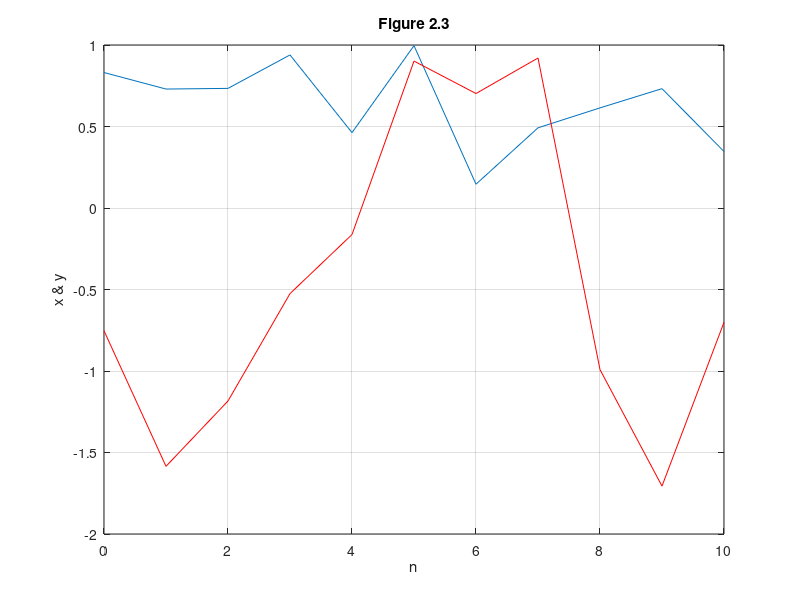

The MATLAB script that drew this image:
n=[0:10];
x = rand(1, length(n));
y = randn(1, length(n));
plot (n,x);
grid on;
hold on;
plot(n,y,'r');
ylabel('x & y');
xlabel('n')
title('Figure 2.3')